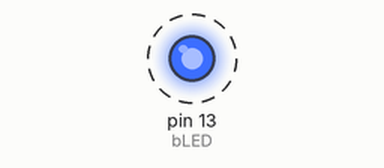
This sketch was run on a simulated Arduino Uno, built with avr-gcc and run on an emulated ATmega328P. Parts: output pins drawn as LEDs (lit = HIGH). Dashed ring = blinking.

Above: at 1.0 s.
Timing chart, 0 to 5.8 s (numbered marks = the images above):
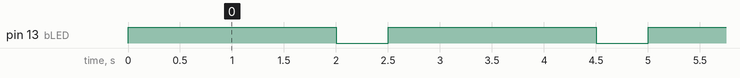

The sketch:

level_1.ino
```cpp
// defining pins and times
#define bLED 13
#define onTime 2000
#define offTime 500


void setup() {
  // put your setup code here, to run once:
  pinMode(bLED, OUTPUT);
}

void loop() {
  // put your main code here, to run repeatedly:
  digitalWrite(bLED, HIGH);
  delay(onTime);
  digitalWrite(bLED, LOW);
  delay(offTime);
}
```

Measured:
- by itself, pin 13 (bLED): alternates HIGH for 2.0 s and LOW for 0.50 s
